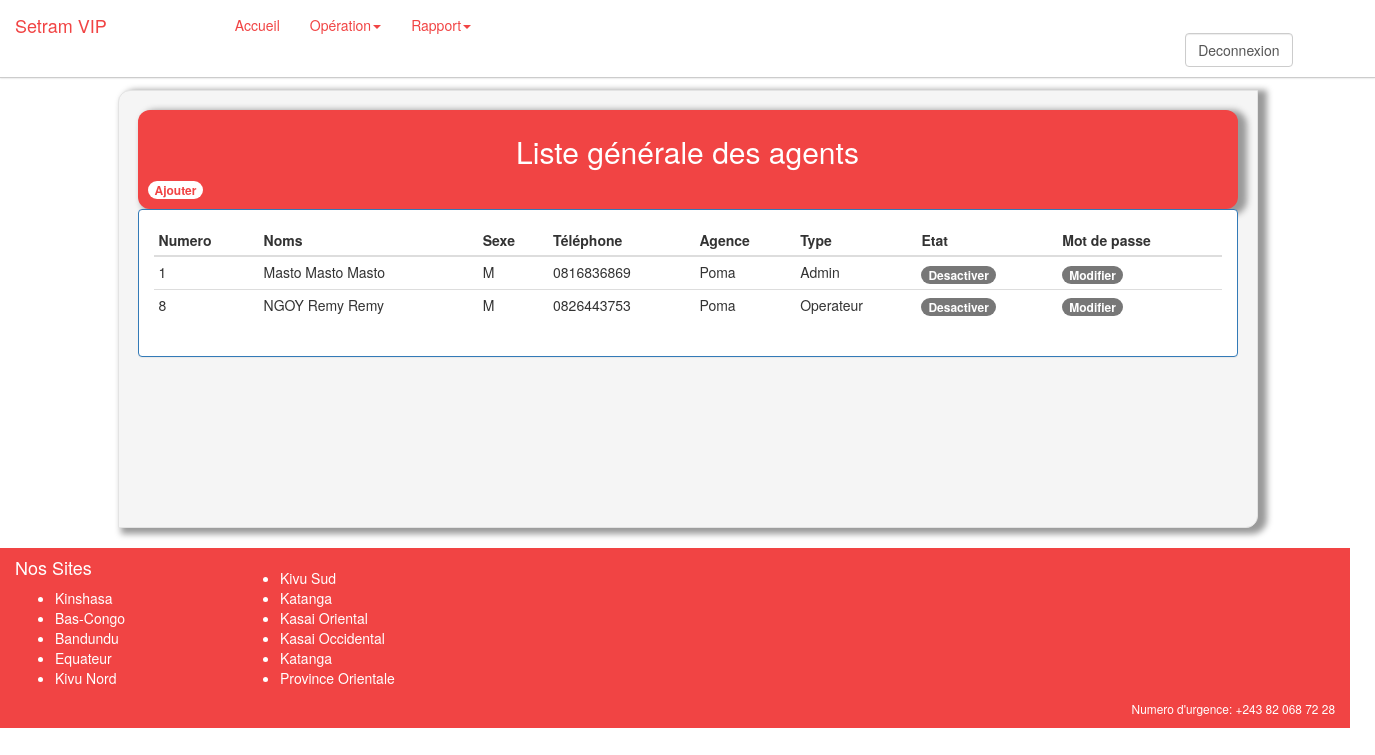
Screenshot of /ListeAgent.php (signed in) with the database file from the repository.
### tables this page shows
CREATE TABLE IF NOT EXISTS `affecter` (
  `IdAffecter` int(15) NOT NULL AUTO_INCREMENT,
  `IdAgence` int(15) NOT NULL,
  `IdAgent` int(15) NOT NULL,
  `DateHeur_Save` timestamp NOT NULL,
  `EtatAffecter` int(1) NOT NULL,
  PRIMARY KEY (`IdAffecter`)
);

CREATE TABLE IF NOT EXISTS `agent` (
  `IdAgent` int(15) NOT NULL AUTO_INCREMENT,
  `NomAg` varchar(25) NOT NULL,
  `PostnomAg` varchar(25) NOT NULL,
  `PrenomAg` varchar(25) NOT NULL,
  `SexeAg` varchar(1) NOT NULL,
  `PhoneAg` varchar(14) NOT NULL,
  `Login` varchar(25) NOT NULL,
  `Mdp` text NOT NULL,
  `CodeTypeAgent` varchar(15) NOT NULL,
  `EtatAg` int(1) NOT NULL,
  `Niveau` varchar(10) NOT NULL,
  PRIMARY KEY (`IdAgent`)
);

CREATE TABLE IF NOT EXISTS `agence` (
  `IdAgence` int(15) NOT NULL AUTO_INCREMENT,
  `NomAgence` varchar(25) NOT NULL,
  `AdresseAgence` text NOT NULL,
  `PhoneAgence` varchar(14) NOT NULL,
  `EtatAgence` int(1) NOT NULL,
  `IdPays` int(11) NOT NULL,
  PRIMARY KEY (`IdAgence`)
);

CREATE TABLE IF NOT EXISTS `typeagent` (
  `CodetypeAgent` varchar(15) NOT NULL,
  `LibTypeAgent` varchar(25) NOT NULL,
  PRIMARY KEY (`CodetypeAgent`)
);

### codes/controles/ControleAgent.php (called while the page is built, shortened)
<?php
include_once("codes/classes/ClasseAgent.php");
$reche_Agent=new Agent();
$Tab_Agent=$reche_Agent->fx_List_Gen_Agent();
?>

### codes/classes/ClasseAgent.php (called while the page is built, shortened)
<?php
include_once ("ClasseConnexion.php");
class Agent {
				   function fx_List_Gen_Agent(){
							$requete="select * from affecter,agent,agence,typeagent where agent.CodeTypeAgent=typeagent.CodetypeAgent AND affecter.IdAgence=agence.IdAgence AND affecter.IdAgent=agent.IdAgent AND affecter.EtatAffecter=1 order by agent.IdAgent";
								  $conn=new connect();
								  $resultat=$conn-> fx_lecture($requete);
							if ($resultat){
								return $resultat;
							}else{
								 return false;
							}
				  }
}
?>

### codes/classes/ClasseConnexion.php (called while the page is built, shortened)
<?php
  class connect{
  private $username="root";
  private $mdp="root";
  private $dsn='mysql:host=localhost;dbname=setram_lastest';
  function fx_connexion(){
  try{
	     $this->ckx=new PDO($this->dsn,$this->username,$this->mdp, array( 1002 => 'SET NAMES utf8'));
		 $this->ckx->exec('SET NAMES utf8');
	   }
	   catch(PDOException $e){
	   die("erreur:".$e->getmessage());
	   erreur(ERR_OPERATION);
	   }
  }
  function fx_lecture($sql){
		  $this->resultat=$this->ckx->query($sql);
	   if($this->resultat){
  return $this->resultat;
   }
  }
  }
?>

### ListeAgent.php (the view, shortened to what this page needs)
<?php
include("codes/controles/ControleAgent.php");
?>
<!DOCTYPE html>
<html lang="fr">
  <head>
    <link href="bootstrap/css/bootstrap.min.css" rel="stylesheet">
  </head>
  <body>
  <?php require_once("entete_page.php");
  ?>
    <div class="container">
    	<div class="col-md-12" style="padding-top:50px;">
    		<div class="row well" id="Paneau">
    			<div id="agences" >
	                <h2 style="text-align:center">  Liste générale des agents </h2>
	                <span style="padding-left:10px;"><a href="Agent.php" class="badge bg-primary" style="background-color: #ffffff; color:#f14444;">Ajouter</a></span>
	            </div>
	            <div class="panel panel-primary">
                                         <div class="panel-body">
                                           <table class="table table-condensed">
                                           <thead>
                                               <tr>
                                                  <th>Numero </th>
                                                  <th>Noms</th>
                                                  <th>Sexe</th>
                                                  <th>Téléphone</th>
                                                  <th>Agence</th>
                                                  <th>Type</th>
                                                  <th>Etat</th>
                                                  <th>Mot de passe</th>
                                              	</tr>
                                              </thead>
                                              <tbody>
                                               <?php
                                           while($data=$Tab_Agent->fetch()){
											   ?>
                                                <tr>
                                                <td>	<?php
														 echo $data['IdAgent'];
														?>
												  </td>
                                                  <td>
                                                   <?php
                                                      echo $data['NomAg']." ".$data['PostnomAg']." ".$data['PrenomAg'];
                                                      ?>
                                                  </td>
                                                  <td>
                                                   <?php
                                                      echo $data['SexeAg'];
                                                      ?>
                                                  </td>
                                                  <td>	<?php
														echo $data['PhoneAg'];
														?>
												  </td>
                                                  <td>
                                                   <?php
														echo $data['NomAgence'];
												 	?>
                                                  </td>
                                                  <td>
                                                   <?php
														echo $data['LibTypeAgent'];
												 	?>
                                                  </td>
                                                  <td>
                                                   <?php
												    if ($data['EtatAg']=="1"){
													?>
														<?php
															echo'<a href="EtatAgent.php?idAgt='.$data['IdAgent'].'&etat=0" class=" badge bg-primary">Desactiver</a>';
														?>
													<?php
													 }else{
													?>
														<?php
															echo'<a href="EtatAgent.php?idAgt='.$data['IdAgent'].'&etat=1" class=" badge bg-primary">Activer</a>';
														?>
													<?php
													 }
												 ?>
                                                  </td>
                                                   <td>
                                                  	<?php
                                                  		echo'<a href="#?idagent='.$data['IdAgent'].'&Nom='.$data['NomAg']." ".$data['PostnomAg']." ".$data['PrenomAg'].'" class=" badge bg-primary">Modifier</a>';
                                                  	?>
                                                  </td>
                                                </tr>
                                             <?php
											 }
											  ?>
                                              </tbody>
                                           </table>
                                         </div>
                                   </div>
    		</div>
    	</div>
   </div>
    <?php require_once("Pied_Page.php");?>
  </body>
</html>

### ListeAgent.php (style rules this page uses)
body { padding-top: 20px; }
@media all { #Paneau { border-radius: 12px 0px 12px 0px; box-shadow: 6px 3px 6px 3px #9a9a9a; padding-bottom: 150px; } }
@media all { #agences { background-color: #f14444; color: #ffffff; border-radius: 12px 12px 12px 12px; box-shadow: 6px 3px 6px 3px #9a9a9a; padding-bottom: 10px; padding-top: 5px; } }

### rows the page displays
affecter: IdAgent.IdAgent "1", IdAgent.NomAg "Masto", IdAgent.PostnomAg "Masto", IdAgent.PrenomAg "Masto", IdAgent.SexeAg "M", IdAgent.PhoneAg "0816836869", IdAgence.NomAgence "Poma", typeagent.LibTypeAgent "Admin"
affecter: IdAgent.IdAgent "8", IdAgent.NomAg "NGOY", IdAgent.PostnomAg "Remy", IdAgent.PrenomAg "Remy", IdAgent.SexeAg "M", IdAgent.PhoneAg "0826443753", IdAgence.NomAgence "Poma", typeagent.LibTypeAgent "Operateur"
